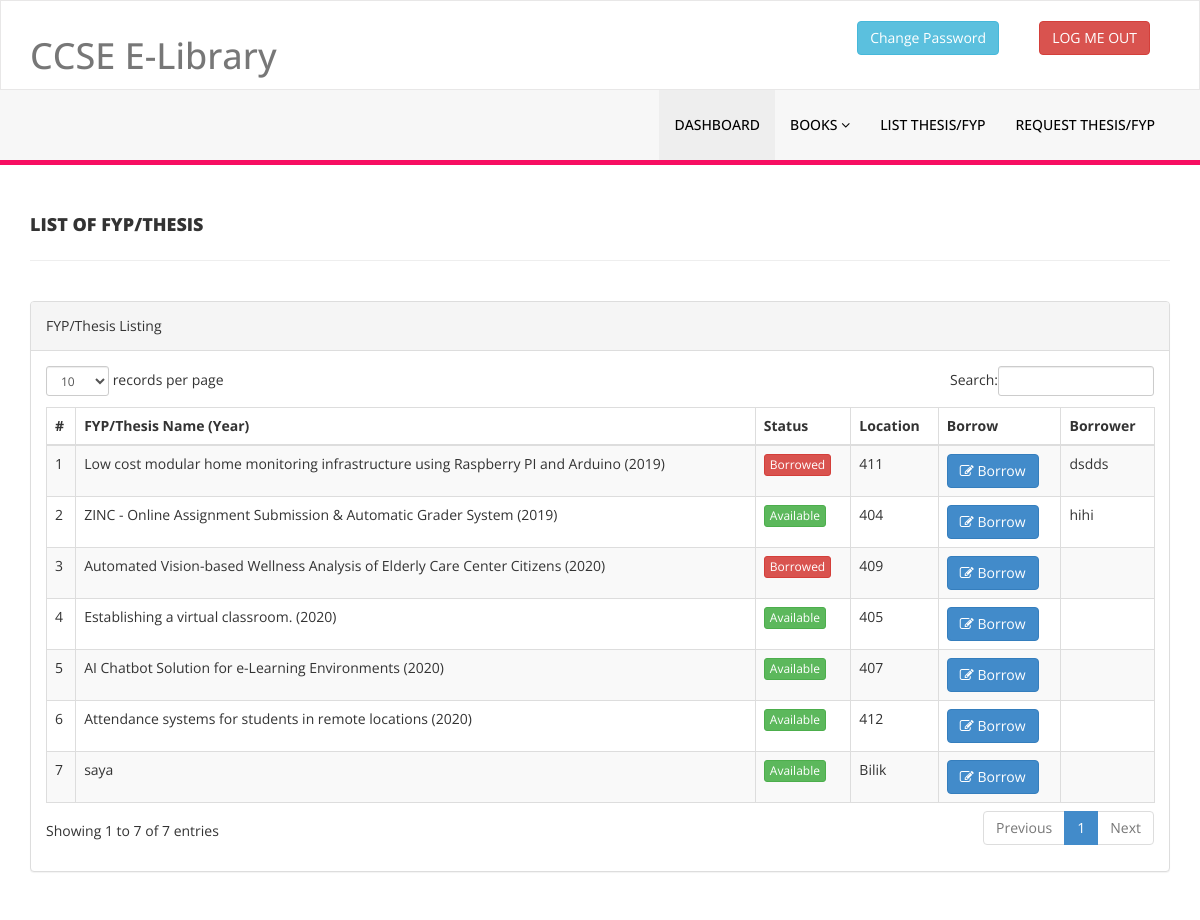
Page /library/lecturer/list-thesis.php (signed in) on the committed database.
### tables this page shows
CREATE TABLE `tblfyp` (
  `id` int(1) NOT NULL,
  `FYPName` varchar(150) DEFAULT NULL,
  `Location` varchar(29) DEFAULT NULL,
  `borrower` varchar(100) DEFAULT NULL,
  `Status` int(1) DEFAULT NULL,
  `CreationDate` timestamp NULL DEFAULT current_timestamp(),
  `UpdationDate` timestamp NULL DEFAULT current_timestamp() ON UPDATE current_timestamp()
);

### library/lecturer/list-thesis.php (the view, shortened to what this page needs)
<?php
include('includes/config.php');
if(strlen($_SESSION['lectlogin'])==0)
    {
header('location:index.php');
}
else{
    ?>
<!DOCTYPE html>
<html xmlns="http://www.w3.org/1999/xhtml">
<head>
    <link href="assets/css/bootstrap.css" rel="stylesheet" />
    <link href="assets/css/font-awesome.css" rel="stylesheet" />
    <link href="assets/js/dataTables/dataTables.bootstrap.css" rel="stylesheet" />
    <link href="assets/css/style.css" rel="stylesheet" />
</head>
<body>
<?php include('includes/header.php');?>
    <div class="content-wrapper">
         <div class="container">
        <div class="row pad-botm">
            <div class="col-md-12">
                <h4 class="header-line">List of FYP/Thesis</h4>
    </div>
     <div class="row">
</div>
        </div>
            <div class="row">
                <div class="col-md-12">
                    <div class="panel panel-default">
                        <div class="panel-heading">
                           FYP/Thesis Listing
                        </div>
                        <div class="panel-body">
                            <div class="table-responsive">
                                <table class="table table-striped table-bordered table-hover" id="dataTables-example">
                                    <thead>
                                        <tr>
                                            <th>#</th>
                                            <th>FYP/Thesis Name (Year)</th>
                                            <th>Status</th>
                                            <th>Location</th>
                                            <th>Borrow</th>
                                            <th>Borrower</th>
                                        </tr>
                                    </thead>
                                    <tbody>
<?php $sql = "SELECT * from  tblfyp";
$query = $dbh -> prepare($sql);
$query->execute();
$results=$query->fetchAll(PDO::FETCH_OBJ);
$cnt=1;
if($query->rowCount() > 0)
{
foreach($results as $result)
{               ?>
                                        <tr class="odd gradeX">
                                            <td class="center"><?php echo htmlentities($cnt);?></td>
                                            <td class="center"><?php echo htmlentities($result->FYPName);?></td>
                                            <td class="center"><?php if($result->Status==1) {?>
                                            <a href="#" class="btn btn-success btn-xs">Available</a>
                                            <?php } else {?>
                                            <a href="#" class="btn btn-danger btn-xs">Borrowed</a>
                                            <?php } ?></td>
                                            <td class="center"><?php echo htmlentities($result->Location);?></td>
                                            <td class="center">
                                            <a href="borrowFyp.php?catid=<?php echo htmlentities($result->id);?>"><button class="btn btn-primary"><i class="fa fa-edit "></i> Borrow</button>
                                            </td>
                                            <td class="center"><?php echo htmlentities($result->borrower);?></td>
                                        </tr>
 <?php $cnt=$cnt+1;}} ?>
                                    </tbody>
                                </table>
                            </div>
                        </div>
                    </div>
                </div>
            </div>
    </div>
    </div>
</body>
</html>
<?php } ?>

### library/lecturer/assets/css/style.css (style rules this page uses)
.content-wrapper { margin-top: 40px; min-height:800px; padding-bottom:90px; }
.header-line { font-weight:900; padding-bottom:25px; border-bottom:1px solid #eeeeee; text-transform:uppercase; }
.pad-botm { padding-bottom:30px; }

### rows in the picture
tblfyp: FYPName "Low cost modular home monitoring infrastructure using Raspberry PI and Arduino (2019)", Status "Borrowed", Location "411", borrower "dsdds"
tblfyp: FYPName "ZINC - Online Assignment Submission & Automatic Grader System (2019)", Status "Available", Location "404", borrower "hihi"
tblfyp: FYPName "Automated Vision-based Wellness Analysis of Elderly Care Center Citizens (2020)", Status "Borrowed", Location "409"
tblfyp: FYPName "Establishing a virtual classroom. (2020)", Status "Available", Location "405"
tblfyp: FYPName "AI Chatbot Solution for e-Learning Environments (2020)", Status "Available", Location "407"
tblfyp: FYPName "Attendance systems for students in remote locations (2020)", Status "Available", Location "412"
tblfyp: FYPName "saya", Status "Available", Location "Bilik"
